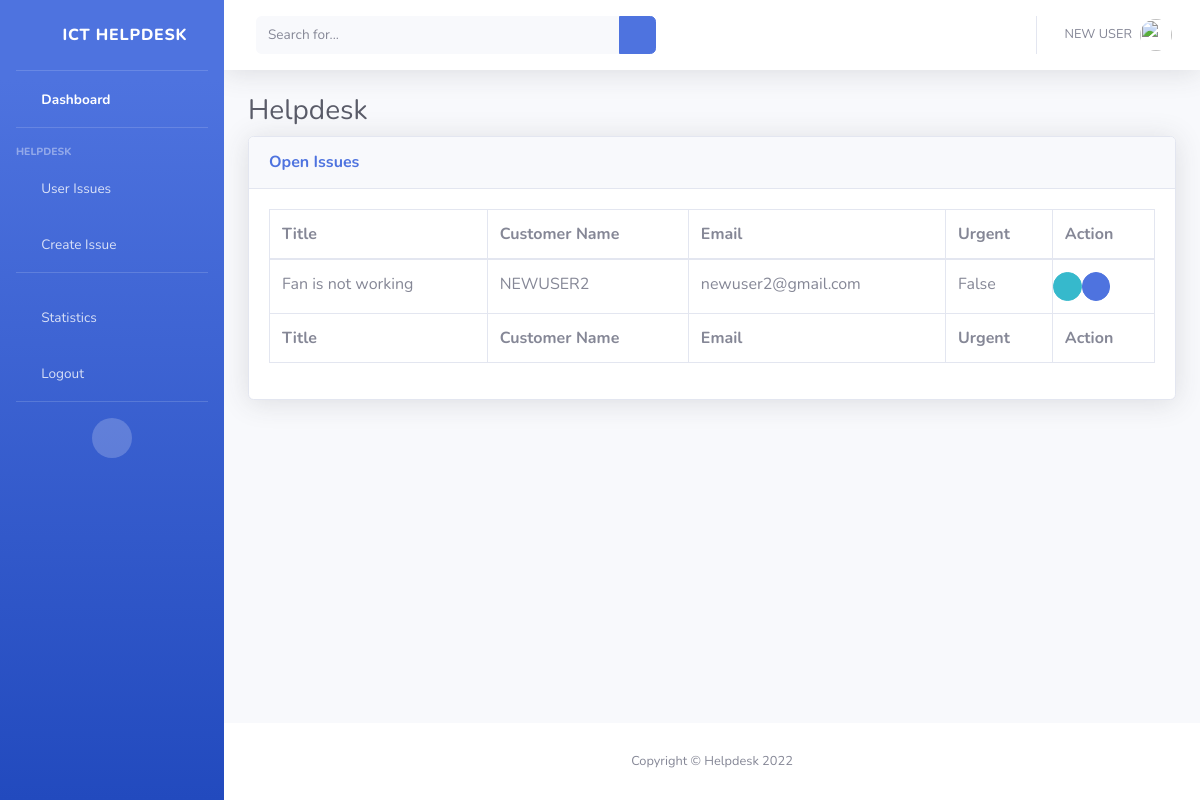
The page /unresolved-tickets/ (signed in) on the database its author committed.
### ticketapp/models.py (models this page shows, shortened)
class Ticket(models.Model):
    TICKET_SECTIONS = (
        ('Software', 'Software'),
        ('Hardware', 'Hardware'),
        ('Applications', 'Applications'),
        ('Infrastructure and Networking', 'Infrastructure and Networking'),
        ('Database Administrator', 'Database Administrator')
    )
    user = models.ForeignKey(User, on_delete=models.CASCADE)
    ticket_id = models.CharField(max_length=8, unique=True, blank=True)
    title = models.CharField(max_length=50)
    customer_full_name = models.CharField(max_length=200)
    customer_phone_number = models.CharField(max_length=20)
    customer_email = models.EmailField(max_length=40)
    issue_description = models.TextField(max_length=1000)
    ticket_section = models.CharField(
        max_length=30, choices=TICKET_SECTIONS, null=True, blank=True)
    urgent_status = models.BooleanField(default=False)
    completed_status = models.BooleanField(default=False)
    assigned_to = models.ForeignKey(
        User, on_delete=models.CASCADE, related_name='assigned_to', null=True, blank=True)
    resolved_by = models.ForeignKey(
        User, on_delete=models.CASCADE, related_name='resolved_by', null=True, blank=True)
    created_date = models.DateTimeField(auto_now_add=True, null=True)
    resolved_date = models.DateTimeField(null=True, blank=True)

### ticketapp/views.py (the view)
# urls.py: path('unresolved-tickets/', views.unresolved_tickets,
@login_required
def unresolved_tickets(request):
    if request.user.is_superuser:
        tickets = Ticket.objects.filter(
            completed_status=False)
    else:
        tickets = Ticket.objects.filter(
            assigned_to=request.user, completed_status=False)
    return render(request, 'ticketapp/open.html', {'tickets': tickets})

### ticketapp/templates/ticketapp/open.html (shortened to what this page needs)
{% load static %}
<!DOCTYPE html>
<html lang="en">
<head>
    <link href="{% static 'vendor/fontawesome-free/css/all.min.css' %}" rel="stylesheet" type="text/css">
    <link href="{% static 'css/sb-admin-2.min.css' %}" rel="stylesheet">
</head>
<body id="page-top">
    <div id="wrapper">
        <ul class="navbar-nav bg-gradient-primary sidebar sidebar-dark accordion" id="accordionSidebar">
            <a class="sidebar-brand d-flex align-items-center justify-content-center" href="index.html">
                <div class="sidebar-brand-icon ">
                    <i class="fas fa-home"></i>
                </div>
                <div class="sidebar-brand-text mx-3">ICT Helpdesk</div>
            </a>
            <hr class="sidebar-divider my-0">
            <li class="nav-item active">
                <a class="nav-link" href="{% url 'ticketapp:ticket-list' %}">
                    <i class="fas fa-fw fa-tachometer-alt"></i>
                    <span>Dashboard</span></a>
            </li>
            <hr class="sidebar-divider">
            <div class="sidebar-heading">
                Helpdesk
            </div>
            <li class="nav-item">
                <a class="nav-link collapsed" href="#" data-toggle="collapse" data-target="#collapseTwo"
                    aria-expanded="true" aria-controls="collapseTwo">
                    <i class="fas fa-fw fa-folder"></i>
                    <span>User Issues</span>
                </a>
            </li>
      <li class="nav-item">
        <a class="nav-link" href="{% url 'ticketapp:create-ticket' %}">
            <i class="fas fa-fw fa-edit"></i>
            <span>Create Issue</span></a>
    </li>
            <hr class="sidebar-divider">
            <li class="nav-item">
                <a class="nav-link" href="{% url 'ticketapp:user-performance-list' %}">
                    <i class="fas fa-fw fa-chart-area"></i>
                    <span>Statistics</span></a>
            </li>
            <li class="nav-item">
                <a class="nav-link" href="{% url 'accounts:logout' %}l">
                    <i class="fas fa-fw fa-sign-out-alt"></i>
                    <span>Logout</span></a>
            </li>
            <hr class="sidebar-divider d-none d-md-block">
            <div class="text-center d-none d-md-inline">
                <button class="rounded-circle border-0" id="sidebarToggle"></button>
            </div>
        </ul>
        <div id="content-wrapper" class="d-flex flex-column">
            <div id="content">
                <nav class="navbar navbar-expand navbar-light bg-white topbar mb-4 static-top shadow">
                    <form
                        class="d-none d-sm-inline-block form-inline mr-auto ml-md-3 my-2 my-md-0 mw-100 navbar-search">
                        <div class="input-group">
                            <input type="text" class="form-control bg-light border-0 small" placeholder="Search for..."
                                aria-label="Search" aria-describedby="basic-addon2">
                            <div class="input-group-append">
                                <button class="btn btn-primary" type="button">
                                    <i class="fas fa-search fa-sm"></i>
                                </button>
                            </div>
                        </div>
                    </form>
                    <ul class="navbar-nav ml-auto">
                        <li class="nav-item dropdown no-arrow">
                            <a class="nav-link dropdown-toggle" href="#" id="userDropdown" role="button"
                                data-toggle="dropdown" aria-haspopup="true" aria-expanded="false">
                                <span class="mr-2 d-none d-lg-inline text-gray-600 small">{{user.first_name}} {{user.last_name}}</span>
                                <img class="img-profile rounded-circle"
                                    src="{% static 'img/undraw_profile.svg' %}">
                            </a>
                        </li>
                    </ul>
                </nav>
                <div class="container-fluid">
                    <h1 class="h3 mb-2 text-gray-800">Helpdesk</h1>
                    <div class="card shadow mb-4">
                        <div class="card-header py-3">
                            <h6 class="m-0 font-weight-bold text-primary">Open Issues</h6>
                        </div>
                        <div class="card-body">
                            <div class="table-responsive">
                                <table class="table table-bordered" id="dataTable" width="100%" cellspacing="0">
                                    <thead>
                                        <tr>
                                            <th>Title</th>
                                            <th>Customer Name</th>
                                            <th> Email</th>
                                            <th>Urgent</th>
                                            <th>Action</th>
                                        </tr>
                                    </thead>
                                    <tfoot>
                                        <tr>
                                            <th>Title</th>
                                            <th>Customer Name</th>
                                            <th> Email</th>
                                            <th>Urgent</th>
                                            <th>Action</th>
                                        </tr>
                                    </tfoot>
                                    <tbody>
                                        {% for ticket in tickets %}
                                            <tr>
                                                <td>{{ ticket.title }}</td>
                                                <td>{{ ticket.customer_full_name }}</td>
                                                <td>{{ ticket.customer_email }}</td>
                                                <td>{{ ticket.urgent_status }}</td>
                                                <td>
                                                <div class="row">
                                                <a href="{% url 'ticketapp:ticket-detail' pk=ticket.id %}" class="btn btn-info btn-circle btn-sm">
                                                    <i class="fas fa-info-circle"></i>
                                                </a>
                                                <a href="{% url 'ticketapp:update-ticket' pk=ticket.id %}" class="btn btn-primary btn-circle btn-sm">
                                                    <i class="fas fa-edit"></i>
                                                </a>
                                            </div>
                                            </td>
                                            </tr>
                                        {% endfor %}
                                    </tbody>
                                </table>
                            </div>
                        </div>
                    </div>
                </div>
            </div>
            <footer class="sticky-footer bg-white">
                <div class="container my-auto">
                    <div class="copyright text-center my-auto">
                        <span>Copyright &copy; Helpdesk 2022</span>
                    </div>
                </div>
            </footer>
        </div>
    </div>
</body>
</html>

### rows shown on the page
Ticket: title "Fan is not working", customer_full_name "NEWUSER2", customer_email "newuser2@gmail.com", urgent_status "False"

### other values the page prints
{{ user.first_name }} "NEW"
{{ user.last_name }} "USER"
